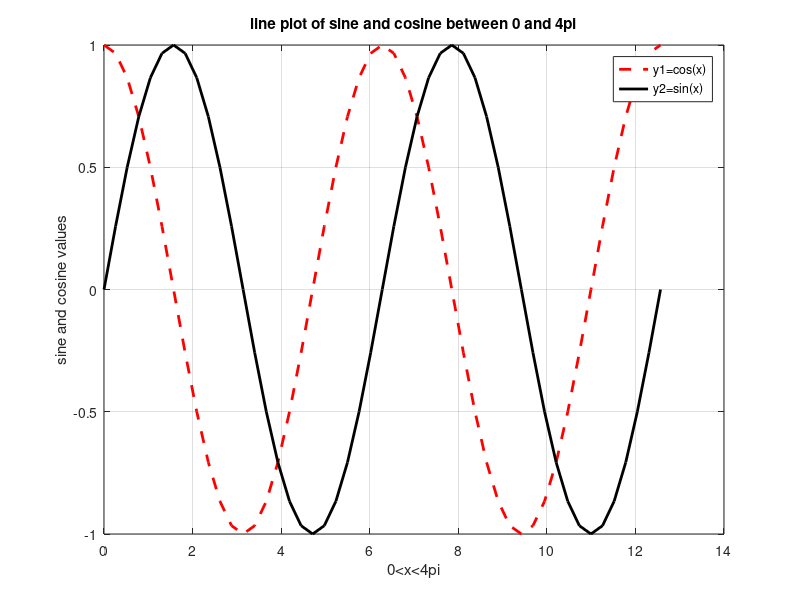

MATLAB code for this plot:
clc;
clear;
clear all;

% • Build x vector including values between 0 and 4π at step of pi/12. 
% • Build y1 and y2 as sine and cosine values of x. 
% • Plot both sets of data.
% • Add the title, labels, legend and grid lines .
% • Line Plot of Sine and Cosine Between 0 and 4π 
% • Sine and Cosine Values for y-axis
% • 0<x< 4π for x-axis
% • y1=sin(x) and y2=cos(x) for legend

x=0:pi/12:4*pi;
y1=cos(x);
y2=sin(x);
plot(x,y1,"--r","linewidth",2);
hold on
plot(x,y2,"-k","linewidth",2);
grid on
xlabel("0<x<4\pi");
ylabel("sine and cosine values");
title("line plot of sine and cosine between 0 and 4\pi");
legend("y1=cos(x)","y2=sin(x)");